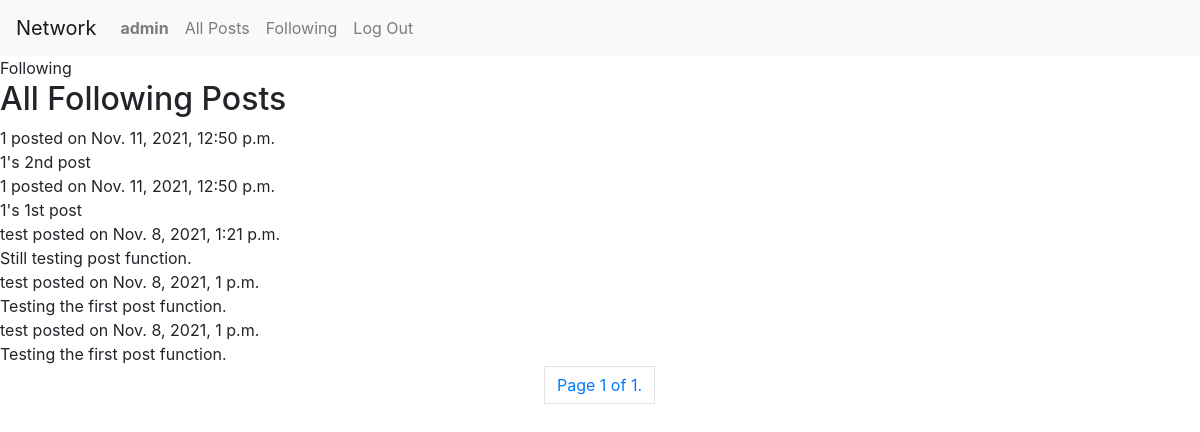
The page /users/f/ (signed in) on the database its author committed.
### network/models.py (models this page shows)
class User(AbstractUser):
    pass

class Post(models.Model):
    user = models.ForeignKey(User, on_delete=models.CASCADE)
    body = models.TextField()
    date_added = models.DateTimeField(auto_now_add=True, null=True)

### network/views.py (the view)
# urls.py: path("users/f/", views.following, name="following"),
@login_required
def following(request):
    if Follower.objects.filter(user=request.user).exists():
        following_object = Follower.objects.get(user=request.user)
        followings = User.objects.filter(following__id=following_object.id)
        print(followings)
        posts = []
        for following in followings:
            following_posts = Post.objects.filter(user=following)
            for post in following_posts:
                posts.append(post)
        paginator = Paginator(posts, 10)
        page_number = request.GET.get('page')
        page_obj = paginator.get_page(page_number)
        context = {
            'page_obj': page_obj,
            'posts': posts
        }
        return render(request, "network/following.html", context)
    else:
        return HttpResponseRedirect(request.META.get('HTTP_REFERER'))

### network/templates/network/following.html (shortened to what this page needs)
{% extends "network/layout.html" %}
{% block body %}
{% block title %}Following{% endblock %}
<main>
    {% if user.is_authenticated %}
        <div>
            {% if posts %}
                <h2>All Following Posts</h2>
                {% for post in page_obj|dictsortreversed:"date_added"  %}
                    <div>
                        <div>{{ post.user }} posted on {{ post.date_added }}</div>
                        <div>
                            {{ post.body }}
                        </div>
                    </div>
                {% endfor %}
                <nav aria-label="Page navigation example">
                    <ul class="pagination justify-content-center">
                        <span class="current page-link">
                            Page {{ page_obj.number }} of {{ page_obj.paginator.num_pages }}.
                        </span>
                    </ul>
                </nav>
            {% endif %}
        </div>
    {% endif %}
</main>
{% endblock %}

### network/templates/network/layout.html (shortened to what this page needs)
{% load static %}
<!DOCTYPE html>
<html lang="en">
    <head>
        <link rel="stylesheet" href="https://stackpath.bootstrapcdn.com/bootstrap/4.4.1/css/bootstrap.min.css">
        <link href="{% static 'network/styles.css' %}" rel="stylesheet">
    </head>
    <body>
        <nav class="navbar navbar-expand-lg navbar-light bg-light">
            <a class="navbar-brand" href="#">Network</a>
            <div>
              <ul class="navbar-nav mr-auto">
                {% if user.is_authenticated %}
                    <li class="nav-item">
                        <a class="nav-link" href="{% url 'user-profile' user.username %}"><strong>{{ user.username }}</strong></a>
                    </li>
                {% endif %}
                <li class="nav-item">
                  <a class="nav-link" href="{% url 'index' %}">All Posts</a>
                </li>
                {% if user.is_authenticated %}
                    <li class="nav-item">
                        <a class="nav-link" href="{% url 'following' %}">Following</a>
                    </li>
                    <li class="nav-item">
                        <a class="nav-link" href="{% url 'logout' %}">Log Out</a>
                    </li>
                {% endif %}
              </ul>
            </div>
          </nav>
        <div class="body">
            {% block body %}
            {% endblock %}
        </div>
    </body>
</html>

### rows shown on the page
User: username "admin"
Post: user "1", date_added "Nov. 11, 2021, 12:50 p.m.", body "1's 2nd post"
Post: user "1", date_added "Nov. 11, 2021, 12:50 p.m.", body "1's 1st post"
Post: user "test", date_added "Nov. 8, 2021, 1:21 p.m.", body "Still testing post function."
Post: user "test", date_added "Nov. 8, 2021, 1 p.m.", body "Testing the first post function."
Post: user "test", date_added "Nov. 8, 2021, 1 p.m.", body "Testing the first post function."

### other values the page prints
{{ page_obj.number }} "1"
{{ page_obj.paginator.num_pages }} "1"
